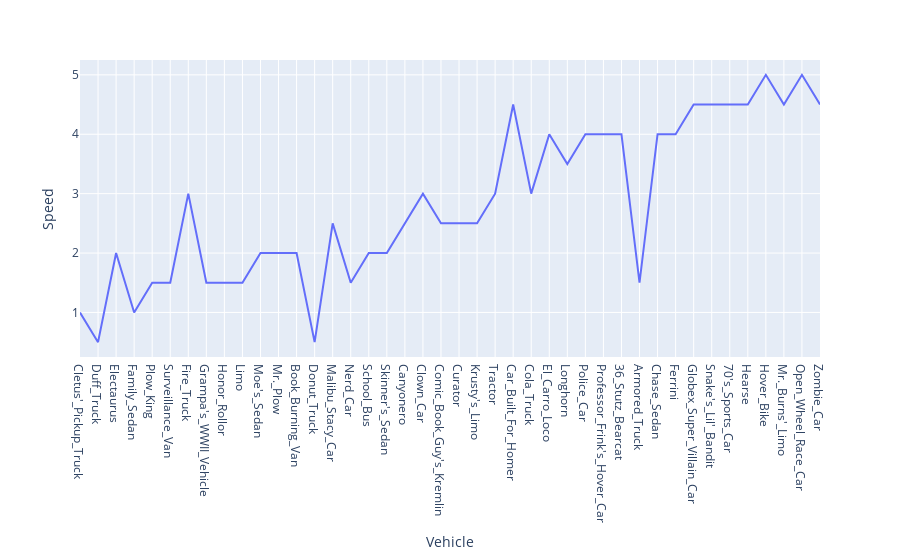

The cell this chart's notebook holds for it:
### Markdown cell above
Line Plots

### Code cell
import plotly.graph_objects as go
df_stocks = px.data.stocks()
simpsons = pd.read_excel('simpsons.xlsx')
px.line(simpsons, x = 'Vehicle', y = 'Speed', labels = {'x':'Vehicles', 'y':'Speed Ranks'})

### Figure 1 — Plotly figure (JSON) as saved in the notebook; plotly's stock layout.template omitted (floating-point values rounded to 4 significant figures)
{"data": [{"hovertemplate": "Vehicle=%{x}<br>Speed=%{y}<extra></extra>", "legendgroup": "", "line": {"color": "#636efa", "dash": "solid"}, "marker": {"symbol": "circle"}, "mode": "lines", "name": "", "orientation": "v", "showlegend": false, "type": "scatter", "x": ["Cletus'_Pickup_Truck", "Duff_Truck", "Electaurus", "Family_Sedan", "Plow_King", "Surveillance_Van", "Fire_Truck", "Grampa's_WWII_Vehicle", "Honor_Rollor", "Limo", "Moe's_Sedan", "Mr._Plow", "Book_Burning_Van", "Donut_Truck", "Malibu_Stacy_Car", "Nerd_Car", "School_Bus", "Skinner's_Sedan", "Canyonero", "Clown_Car", "Comic_Book_Guy's_Kremlin", "Curator", "Krusty's_Limo", "Tractor", "Car_Built_For_Homer", "Cola_Truck", "El_Carro_Loco", "Longhorn", "Police_Car", "Professor_Frink's_Hover_Car", "36_Stutz_Bearcat", "Armored_Truck", "Chase_Sedan", "Ferrini", "Globex_Super_Villain_Car", "Snake's_Lil'_Bandit", "70's_Sports_Car", "Hearse", "Hover_Bike", "Mr._Burns'_Limo", "Open_Wheel_Race_Car", "Zombie_Car"], "xaxis": "x", "y": [1, 0.5, 2, 1, 1.5, 1.5, 3, 1.5, 1.5, 1.5, 2, 2, 2, 0.5, 2.5, 1.5, 2, 2, 2.5, 3, 2.5, 2.5, 2.5, 3, 4.5, 3, 4, 3.5, 4, 4, 4, 1.5, 4, 4, 4.5, 4.5, 4.5, 4.5, 5, 4.5, 5, 4.5], "yaxis": "y"}], "layout": {"legend": {"tracegroupgap": 0}, "margin": {"t": 60}, "xaxis": {"anchor": "y", "domain": [0, 1], "title": {"text": "Vehicle"}}, "yaxis": {"anchor": "x", "domain": [0, 1], "title": {"text": "Speed"}}}}
